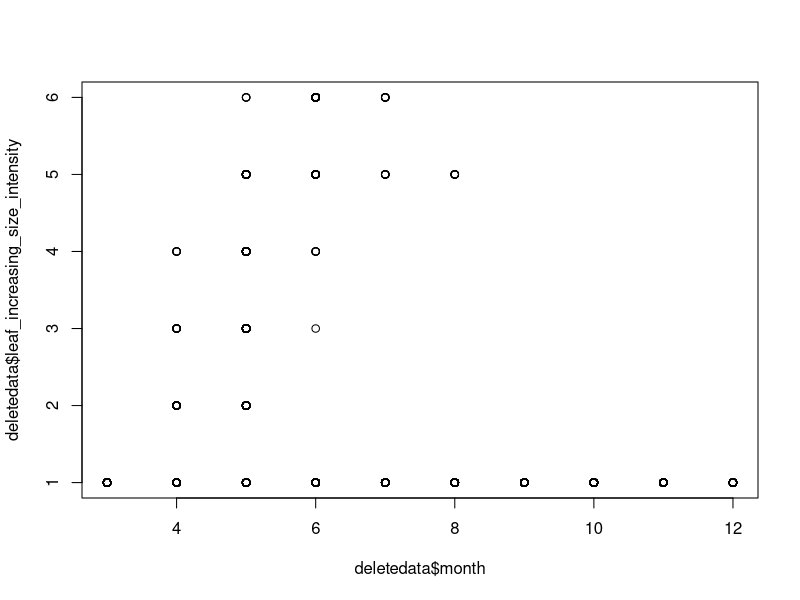
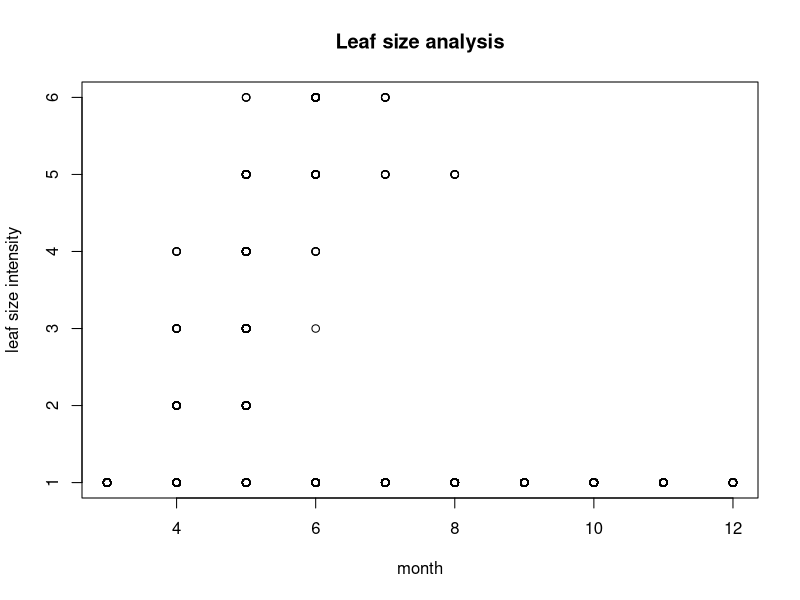
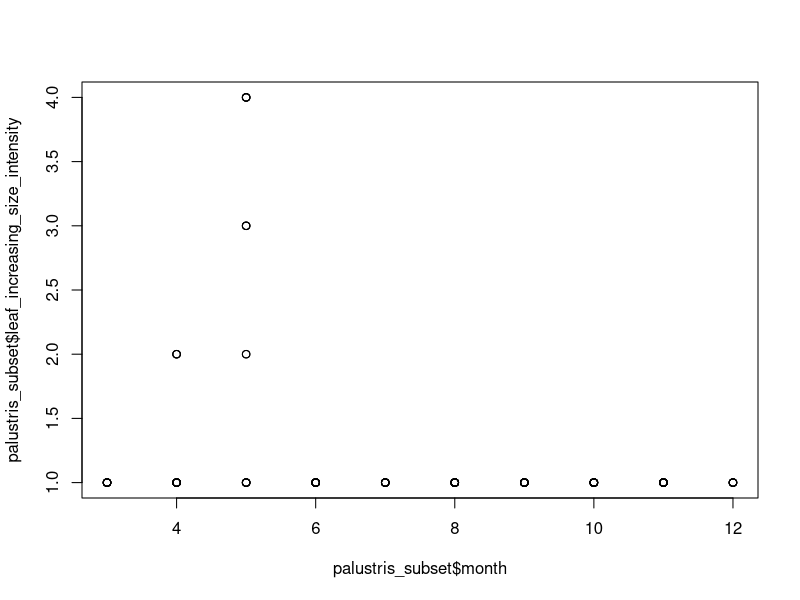
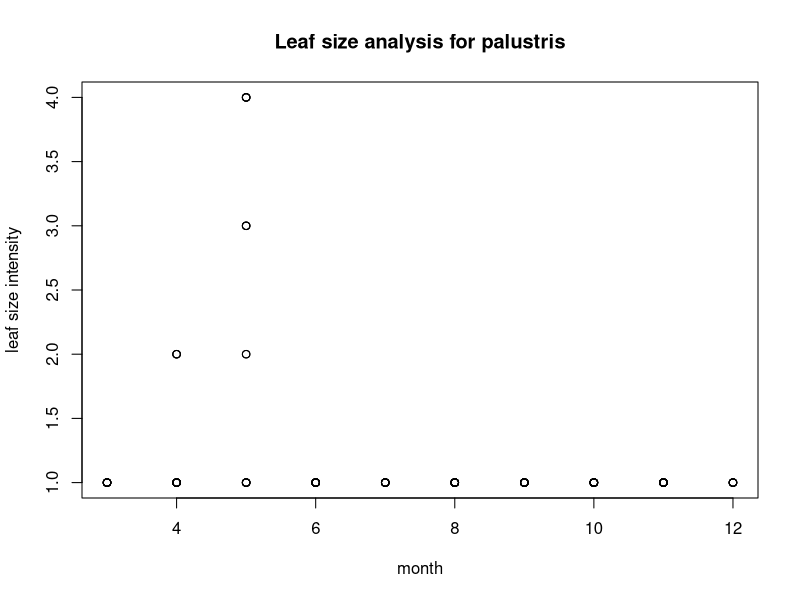
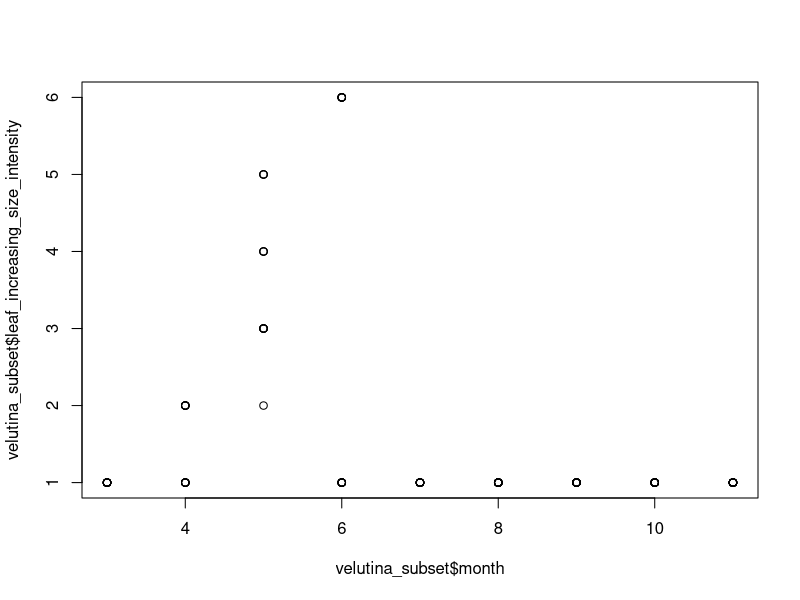
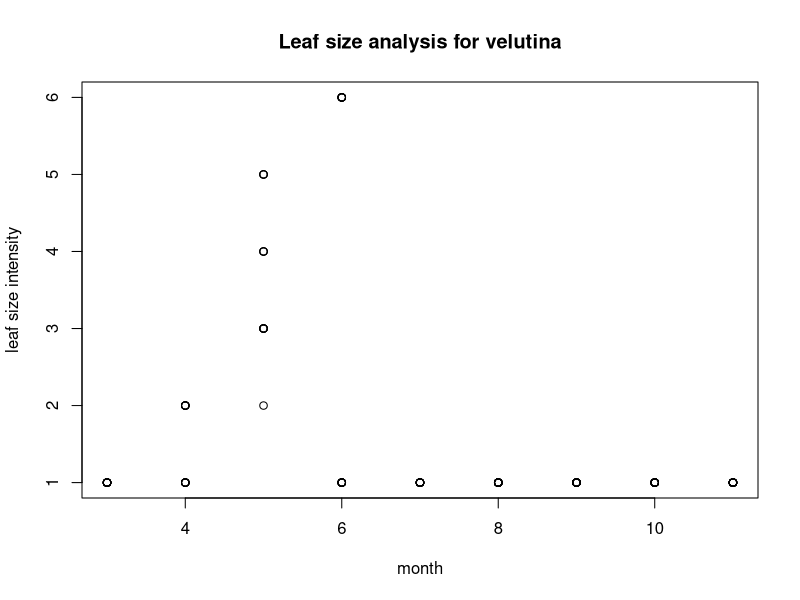
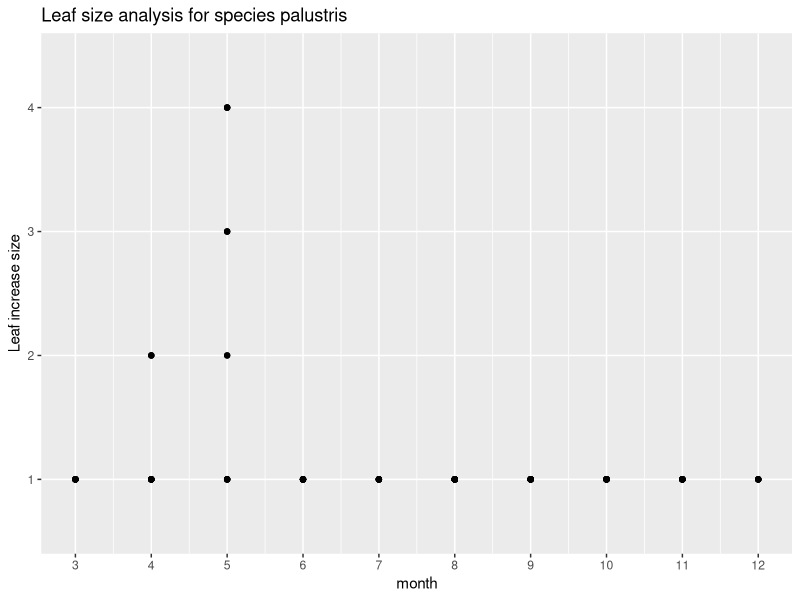
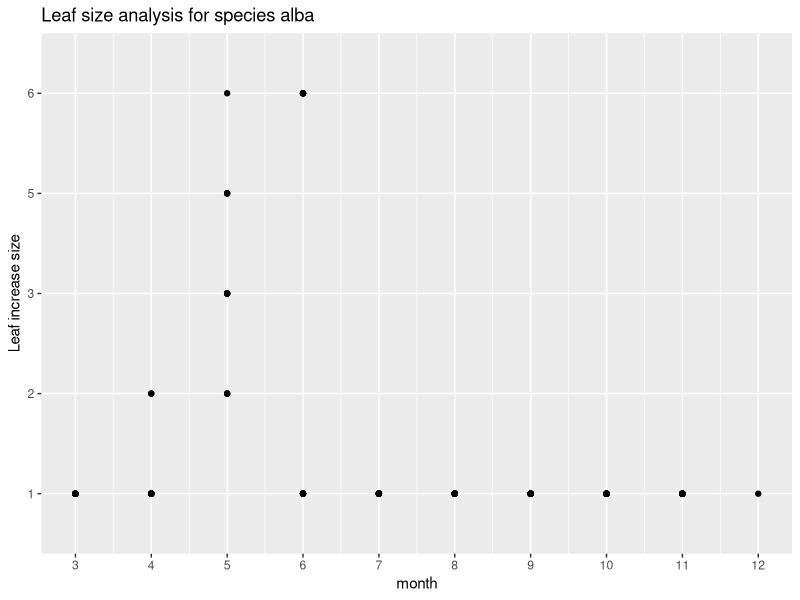

R code for these plots, in order: (Note: this script raises an error after producing the figures.)
setwd("~/Desktop/ISQA8086-RScript")
plotdata = read.csv("plotdata.csv", header = TRUE, stringsAsFactors = FALSE)
na.exclude(plotdata)
View(plotdata)

plotdata$leaf_breaking_bud_intensity[plotdata$leaf_breaking_bud_intensity == "10-Mar"] <- "03-10"
plotdata$flower_buds_intensity[plotdata$flower_buds_intensity == "10-Mar"] <- "03-10"
plotdata$fruit_intensity[plotdata$fruit_intensity == "10-Mar"] <- "03-10"
plotdata$fruit_drop_intensity[plotdata$fruit_drop_intensity == "10-Mar"] <- "03-10"
plotdata$flower_buds_intensity[plotdata$flower_buds_intensity == "43169.00"] <- "03-10"
plotdata[plotdata == ""] <- "0"

plotdata$leaf_increasing_size_intensity[plotdata$leaf_increasing_size_intensity == "0"] <- "1"

str(plotdata)
library(dplyr)
deletedata <- select(plotdata, -X.1, -X)
deletedata$leaf_increasing_size_intensity[deletedata$leaf_increasing_size_intensity == "0"] <- as.numeric("1")
 deletedata$leaf_increasing_size_intensity[deletedata$leaf_increasing_size_intensity == "5-24%"] <- as.numeric("2")
 deletedata$leaf_increasing_size_intensity[deletedata$leaf_increasing_size_intensity == "<25%"] <- as.numeric("2")
 deletedata$leaf_increasing_size_intensity[deletedata$leaf_increasing_size_intensity == "25-49%"] <- "3"
 deletedata$leaf_increasing_size_intensity[deletedata$leaf_increasing_size_intensity == "25-49"] <- "3"
 deletedata$leaf_increasing_size_intensity[deletedata$leaf_increasing_size_intensity == "50-74%"] <- "4"
 deletedata$leaf_increasing_size_intensity[deletedata$leaf_increasing_size_intensity == "50-74% "] <- "4"
 deletedata$leaf_increasing_size_intensity[deletedata$leaf_increasing_size_intensity == "75-94%"] <- "5"
 deletedata$leaf_increasing_size_intensity[deletedata$leaf_increasing_size_intensity == ">95%"] <- "6"
is.character(deletedata$leaf_increasing_size_intensity)
list(deletedata$leaf_increasing_size_intensity)

#normalplot for leaf_increasing_size_intensity based on month
plot(deletedata$leaf_increasing_size_intensity ~ deletedata$month)
plot(deletedata$leaf_increasing_size_intensity ~ deletedata$month,main="Leaf size analysis",xlab="month",ylab="leaf size intensity")

#subsetting and plotting again based on month
palustris_subset <- subset(deletedata, species=="palustris")
plot(palustris_subset$leaf_increasing_size_intensity ~ palustris_subset$month)
plot(palustris_subset$leaf_increasing_size_intensity ~ palustris_subset$month,main="Leaf size analysis for palustris",xlab="month",ylab="leaf size intensity")

velutina_subset <- subset(deletedata, species=="velutina")
plot(velutina_subset$leaf_increasing_size_intensity ~ velutina_subset$month)
plot(velutina_subset$leaf_increasing_size_intensity ~ velutina_subset$month,main="Leaf size analysis for velutina",xlab="month",ylab="leaf size intensity")


#using ggplot
palustris_subset = subset(deletedata, species=="palustris")
alba_subset = subset(deletedata, species=="alba")
rubra_subset_plot = subset(plotdata, species=="rubra")




library(ggplot2)


## Plots for leaf size intensity versus Months in 2017 specifically for species palustris and alba
##This answers research question 2.

fig = ggplot(palustris_subset, aes(palustris_subset$month, palustris_subset$leaf_increasing_size_intensity
)) + 
  geom_point()+ 
  scale_x_continuous(name = "month", breaks = c(2,3,4,5,6,7,8,9,10,11,12))+ 
  ylab("Leaf increase size")+
ggtitle("Leaf size analysis for species palustris") 

fig


fig0 = ggplot(alba_subset, aes(alba_subset$month, alba_subset$leaf_increasing_size_intensity
)) + 
  geom_point()+ 
  scale_x_continuous(name = "month", breaks = c(2,3,4,5,6,7,8,9,10,11,12))+ 
  ylab("Leaf increase size")+
  ggtitle("Leaf size analysis for species alba")   

fig0


#ggplot for column leaf_increasing_size_intensity based on month
fig4 = ggplot(deteledata = leaf_increasing_size_intensity, mapping = aes(deletedata$month, deletedata$leaf_increasing_size_intensity)) + 
  geom_point() +  
  scale_x_continuous(name = "month", breaks = c(1,3,4,5,6,7,8,9,10,11,12))+
  ylab("Leaf increase size")+
  ggtitle("Leaf size analysis for all species")
  
fig4 

library(gridExtra)
grid.arrange(fig,fig0,fig4,nrow=3)

## Plots for leaf breaking observed, flower breaking observed and Fruit breaking observed versus Months in 2017 specifically for rubra species
## This answers the research question number 8.

spline_int_rubra_leaf = as.data.frame(spline(rubra_subset_plot$month, rubra_subset_plot$leaf_breaking_bud_observed))
fig1 = ggplot(rubra_subset_plot, aes(rubra_subset_plot$month, rubra_subset_plot$leaf_breaking_bud_observed
)) + geom_line(data = spline_int_rubra_leaf, aes(x=x, y=y))+ scale_x_continuous(name = "month", breaks = c(2,3,4,5,6,7,8,9,10,11,12)) + scale_y_continuous(name = "Leaf budding time", limits = c(-0.01,1), breaks = c(0,1))+
  ggtitle("Leaf size analysis for species rubra")

fig1  

spline_int_rubra = as.data.frame(spline(rubra_subset_plot$month, rubra_subset_plot$flower_buds_observed))
fig2 = ggplot(rubra_subset_plot, aes(rubra_subset_plot$month, rubra_subset_plot$flower_buds_observed
)) + geom_line(data = spline_int_rubra, aes(x=x, y=y))+ scale_x_continuous(name = "month", breaks = c(2,3,4,5,6,7,8,9,10,11,12)) + scale_y_continuous(name = "Flower budding time", limits = c(-0.01,1), breaks = c(0,1))+
  ggtitle("Flower budding time analysis for species rubra")


fig2

spline_int_rubra_fruit = as.data.frame(spline(rubra_subset_plot$month, rubra_subset_plot$fruit_observed))
fig3 = ggplot(rubra_subset_plot, aes(rubra_subset_plot$month, rubra_subset_plot$fruit_observed
)) + geom_line(data = spline_int_rubra_fruit, aes(x=x, y=y))+ scale_x_continuous(name = "month", breaks = c(2,3,4,5,6,7,8,9,10,11,12)) + scale_y_continuous(name = "Fruit observed time", limits = c(-0.01,1.1), breaks = c(0,1))+
  ggtitle("Fruit time analysis for species rubra")


fig3

## This will give an overview all the budding related phenophases during an year for a specific specie  

library(gridExtra)
grid.arrange(fig1,fig2,fig3,nrow=3)
